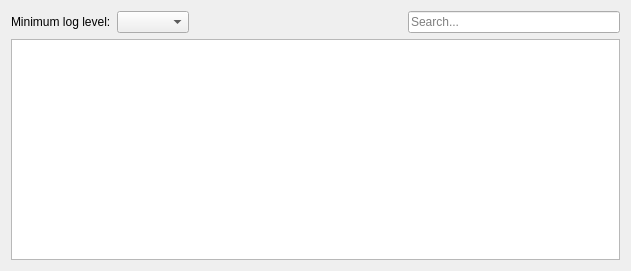
<?xml version="1.0" encoding="UTF-8"?>
<ui version="4.0">
 <class>LogView</class>
 <widget class="QDialog" name="LogView">
  <property name="geometry">
   <rect>
    <x>0</x>
    <y>0</y>
    <width>631</width>
    <height>271</height>
   </rect>
  </property>
  <property name="windowTitle">
   <string>Message log</string>
  </property>
  <layout class="QVBoxLayout" name="verticalLayout">
   <item>
    <layout class="QHBoxLayout" name="horizontalLayout">
     <item>
      <widget class="QLabel" name="label">
       <property name="text">
        <string>Minimum log level:</string>
       </property>
       <property name="buddy">
        <cstring>comboBox</cstring>
       </property>
      </widget>
     </item>
     <item>
      <widget class="QComboBox" name="comboBox"/>
     </item>
     <item>
      <spacer name="horizontalSpacer">
       <property name="orientation">
        <enum>Qt::Horizontal</enum>
       </property>
       <property name="sizeHint" stdset="0">
        <size>
         <width>40</width>
         <height>20</height>
        </size>
       </property>
      </spacer>
     </item>
     <item>
      <widget class="QLineEdit" name="searchText">
       <property name="placeholderText">
        <string>Search...</string>
       </property>
      </widget>
     </item>
    </layout>
   </item>
   <item>
    <widget class="QTableView" name="tableView">
     <property name="editTriggers">
      <set>QAbstractItemView::NoEditTriggers</set>
     </property>
     <property name="selectionMode">
      <enum>QAbstractItemView::NoSelection</enum>
     </property>
     <property name="horizontalScrollMode">
      <enum>QAbstractItemView::ScrollPerPixel</enum>
     </property>
     <attribute name="horizontalHeaderStretchLastSection">
      <bool>true</bool>
     </attribute>
     <attribute name="verticalHeaderVisible">
      <bool>false</bool>
     </attribute>
     <attribute name="verticalHeaderMinimumSectionSize">
      <number>25</number>
     </attribute>
    </widget>
   </item>
  </layout>
 </widget>
 <resources/>
 <connections/>
</ui>
